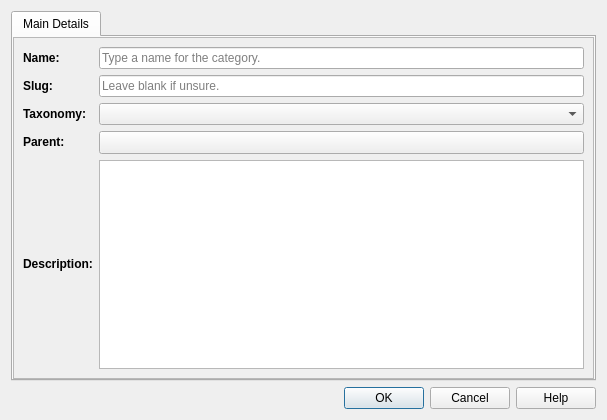
<?xml version="1.0" encoding="UTF-8"?>
<ui version="4.0">
 <class>Dialog</class>
 <widget class="QDialog" name="Dialog">
  <property name="windowModality">
   <enum>Qt::NonModal</enum>
  </property>
  <property name="geometry">
   <rect>
    <x>0</x>
    <y>0</y>
    <width>607</width>
    <height>420</height>
   </rect>
  </property>
  <property name="windowTitle">
   <string>New Category</string>
  </property>
  <property name="styleSheet">
   <string notr="true"/>
  </property>
  <layout class="QVBoxLayout" name="verticalLayout">
   <item>
    <widget class="QTabWidget" name="tabWidget">
     <property name="currentIndex">
      <number>0</number>
     </property>
     <property name="iconSize">
      <size>
       <width>20</width>
       <height>20</height>
      </size>
     </property>
     <property name="elideMode">
      <enum>Qt::ElideNone</enum>
     </property>
     <widget class="QWidget" name="mainTab">
      <property name="styleSheet">
       <string notr="true">QScrollArea {
	background: transparent;
	border: transparent;
}
QScrollArea &gt; QWidget &gt; QWidget {
	background: transparent;
	border: transparent;
}
QScrollArea &gt; QWidget {
	background: transparent;
	border: transparent;
}</string>
      </property>
      <attribute name="title">
       <string>Main Details</string>
      </attribute>
      <layout class="QVBoxLayout" name="verticalLayout_2">
       <property name="spacing">
        <number>0</number>
       </property>
       <property name="leftMargin">
        <number>0</number>
       </property>
       <property name="topMargin">
        <number>0</number>
       </property>
       <property name="rightMargin">
        <number>0</number>
       </property>
       <property name="bottomMargin">
        <number>0</number>
       </property>
       <item>
        <widget class="QScrollArea" name="mainScroll">
         <property name="widgetResizable">
          <bool>true</bool>
         </property>
         <widget class="QWidget" name="scrollAreaWidgetContents_2">
          <property name="geometry">
           <rect>
            <x>0</x>
            <y>0</y>
            <width>585</width>
            <height>338</height>
           </rect>
          </property>
          <layout class="QVBoxLayout" name="verticalLayout_4">
           <item>
            <layout class="QGridLayout" name="mainGrid">
             <item row="3" column="0">
              <widget class="QLabel" name="labelParent">
               <property name="text">
                <string>&lt;html&gt;&lt;head/&gt;&lt;body&gt;&lt;p&gt;&lt;span style=&quot; font-weight:600;&quot;&gt;Parent:&lt;/span&gt;&lt;/p&gt;&lt;/body&gt;&lt;/html&gt;</string>
               </property>
              </widget>
             </item>
             <item row="4" column="1" colspan="2">
              <widget class="QPlainTextEdit" name="textDescription">
               <property name="sizePolicy">
                <sizepolicy hsizetype="Expanding" vsizetype="Expanding">
                 <horstretch>1</horstretch>
                 <verstretch>0</verstretch>
                </sizepolicy>
               </property>
              </widget>
             </item>
             <item row="0" column="1" colspan="2">
              <widget class="QLineEdit" name="lineName">
               <property name="sizePolicy">
                <sizepolicy hsizetype="Expanding" vsizetype="Fixed">
                 <horstretch>1</horstretch>
                 <verstretch>0</verstretch>
                </sizepolicy>
               </property>
               <property name="text">
                <string/>
               </property>
               <property name="placeholderText">
                <string>Type a name for the category.</string>
               </property>
              </widget>
             </item>
             <item row="1" column="1" colspan="2">
              <widget class="QLineEdit" name="lineSlug">
               <property name="placeholderText">
                <string>Leave blank if unsure.</string>
               </property>
              </widget>
             </item>
             <item row="0" column="0">
              <widget class="QLabel" name="labelName">
               <property name="text">
                <string>&lt;html&gt;&lt;head/&gt;&lt;body&gt;&lt;p&gt;&lt;span style=&quot; font-weight:600;&quot;&gt;Name:&lt;/span&gt;&lt;/p&gt;&lt;/body&gt;&lt;/html&gt;</string>
               </property>
              </widget>
             </item>
             <item row="1" column="0">
              <widget class="QLabel" name="labelSlug">
               <property name="text">
                <string>&lt;html&gt;&lt;head/&gt;&lt;body&gt;&lt;p&gt;&lt;span style=&quot; font-weight:600;&quot;&gt;Slug:&lt;/span&gt;&lt;/p&gt;&lt;/body&gt;&lt;/html&gt;</string>
               </property>
              </widget>
             </item>
             <item row="2" column="0">
              <widget class="QLabel" name="labelTaxonomy">
               <property name="text">
                <string>&lt;html&gt;&lt;head/&gt;&lt;body&gt;&lt;p&gt;&lt;span style=&quot; font-weight:600;&quot;&gt;Taxonomy:&lt;/span&gt;&lt;/p&gt;&lt;/body&gt;&lt;/html&gt;</string>
               </property>
              </widget>
             </item>
             <item row="4" column="0">
              <widget class="QLabel" name="labelDescription">
               <property name="text">
                <string>&lt;html&gt;&lt;head/&gt;&lt;body&gt;&lt;p&gt;&lt;span style=&quot; font-weight:600;&quot;&gt;Description:&lt;/span&gt;&lt;/p&gt;&lt;/body&gt;&lt;/html&gt;</string>
               </property>
              </widget>
             </item>
             <item row="2" column="1" colspan="2">
              <widget class="QComboBox" name="comboTaxonomy"/>
             </item>
             <item row="3" column="1" colspan="2">
              <widget class="QPushButton" name="buttonParent">
               <property name="sizePolicy">
                <sizepolicy hsizetype="Minimum" vsizetype="Fixed">
                 <horstretch>1</horstretch>
                 <verstretch>0</verstretch>
                </sizepolicy>
               </property>
               <property name="focusPolicy">
                <enum>Qt::WheelFocus</enum>
               </property>
               <property name="styleSheet">
                <string notr="true">QPushButton  {
    text-align: left;
	min-height: 21px;
	padding-left: 5px;
}</string>
               </property>
               <property name="text">
                <string/>
               </property>
               <property name="iconSize">
                <size>
                 <width>16</width>
                 <height>16</height>
                </size>
               </property>
               <property name="flat">
                <bool>false</bool>
               </property>
              </widget>
             </item>
            </layout>
           </item>
          </layout>
         </widget>
        </widget>
       </item>
      </layout>
     </widget>
    </widget>
   </item>
   <item>
    <widget class="QDialogButtonBox" name="buttonBox">
     <property name="standardButtons">
      <set>QDialogButtonBox::Cancel|QDialogButtonBox::Help|QDialogButtonBox::Ok</set>
     </property>
    </widget>
   </item>
  </layout>
 </widget>
 <tabstops>
  <tabstop>lineName</tabstop>
  <tabstop>textDescription</tabstop>
  <tabstop>mainScroll</tabstop>
  <tabstop>tabWidget</tabstop>
  <tabstop>buttonBox</tabstop>
 </tabstops>
 <resources/>
 <connections/>
</ui>
